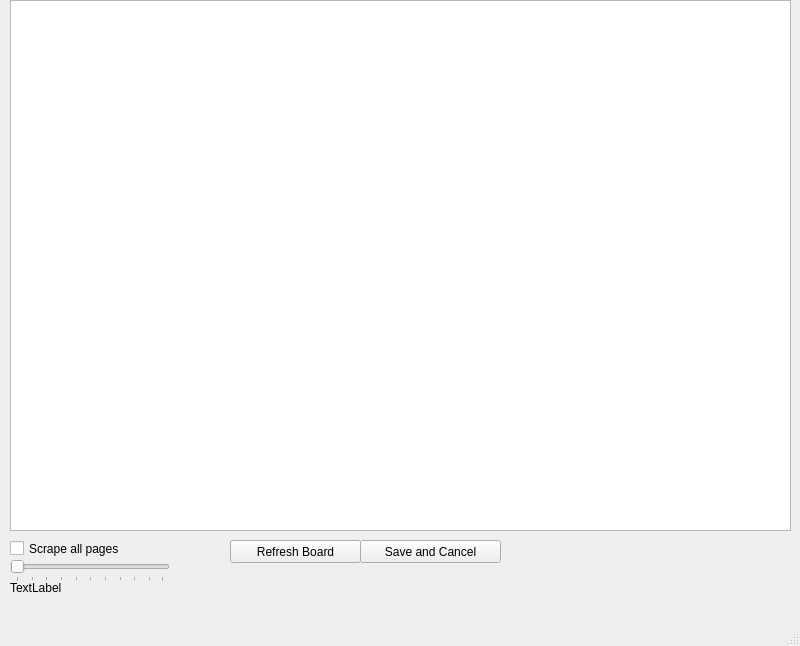
<?xml version="1.0" encoding="UTF-8"?>
<ui version="4.0">
 <class>MainWindow</class>
 <widget class="QMainWindow" name="MainWindow">
  <property name="geometry">
   <rect>
    <x>0</x>
    <y>0</y>
    <width>800</width>
    <height>646</height>
   </rect>
  </property>
  <property name="windowTitle">
   <string>Job Board</string>
  </property>
  <widget class="QWidget" name="centralwidget">
   <widget class="QPushButton" name="refresh_board_btn">
    <property name="enabled">
     <bool>true</bool>
    </property>
    <property name="geometry">
     <rect>
      <x>230</x>
      <y>540</y>
      <width>131</width>
      <height>23</height>
     </rect>
    </property>
    <property name="autoFillBackground">
     <bool>false</bool>
    </property>
    <property name="text">
     <string>Refresh Board</string>
    </property>
    <property name="checkable">
     <bool>false</bool>
    </property>
   </widget>
   <widget class="QPushButton" name="savecancel_board_btn">
    <property name="geometry">
     <rect>
      <x>360</x>
      <y>540</y>
      <width>141</width>
      <height>23</height>
     </rect>
    </property>
    <property name="text">
     <string>Save and Cancel</string>
    </property>
   </widget>
   <widget class="QTableView" name="job_table_view">
    <property name="geometry">
     <rect>
      <x>10</x>
      <y>0</y>
      <width>781</width>
      <height>531</height>
     </rect>
    </property>
    <property name="selectionMode">
     <enum>QAbstractItemView::SingleSelection</enum>
    </property>
    <property name="sortingEnabled">
     <bool>true</bool>
    </property>
   </widget>
   <widget class="QCheckBox" name="scrape_all_pages">
    <property name="geometry">
     <rect>
      <x>10</x>
      <y>540</y>
      <width>121</width>
      <height>17</height>
     </rect>
    </property>
    <property name="text">
     <string>Scrape all pages</string>
    </property>
   </widget>
   <widget class="QSlider" name="num_pages_to_scrape">
    <property name="geometry">
     <rect>
      <x>10</x>
      <y>560</y>
      <width>160</width>
      <height>22</height>
     </rect>
    </property>
    <property name="cursor">
     <cursorShape>OpenHandCursor</cursorShape>
    </property>
    <property name="minimum">
     <number>1</number>
    </property>
    <property name="maximum">
     <number>100</number>
    </property>
    <property name="pageStep">
     <number>5</number>
    </property>
    <property name="orientation">
     <enum>Qt::Horizontal</enum>
    </property>
    <property name="tickPosition">
     <enum>QSlider::TicksBelow</enum>
    </property>
    <property name="tickInterval">
     <number>10</number>
    </property>
   </widget>
   <widget class="QLabel" name="page_desc_label">
    <property name="geometry">
     <rect>
      <x>10</x>
      <y>580</y>
      <width>211</width>
      <height>16</height>
     </rect>
    </property>
    <property name="text">
     <string>TextLabel</string>
    </property>
   </widget>
  </widget>
  <widget class="QMenuBar" name="menubar">
   <property name="geometry">
    <rect>
     <x>0</x>
     <y>0</y>
     <width>800</width>
     <height>21</height>
    </rect>
   </property>
  </widget>
  <widget class="QStatusBar" name="statusbar"/>
 </widget>
 <resources/>
 <connections/>
</ui>
